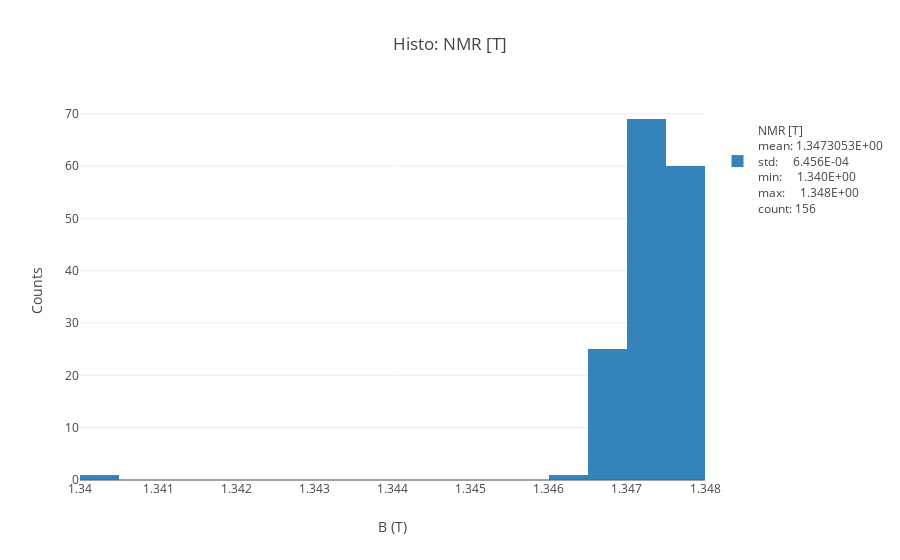

Notebook code cell kept with this figure:
### Code cell
histo(slicex['NMR [T]'][slicex['NMR [T]']!=0],bins=25,inline=True);

### Figure 1 — Plotly figure (JSON) as saved in the notebook; plotly's stock layout.template omitted (floating-point values rounded to 4 significant figures; data arrays with more than 128 entries replaced by an {"elided": "..."} marker saying what was removed)
{"data": [{"name": "<br>NMR [T]<br>mean: 1.3473053E+00<br>std:     6.456E-04<br>min:     1.340E+00<br>max:     1.348E+00<br>count: 156", "nbinsx": 25, "opacity": 0.9, "type": "histogram", "uid": "00c5f919-6c40-4ec3-96df-c414e03d4bc0", "x": {"elided": "156 float values"}}], "layout": {"barmode": "overlay", "showlegend": true, "title": "Histo: NMR [T]", "xaxis": {"title": "B (T)"}, "yaxis": {"autorange": true, "title": "Counts", "type": "linear"}}}
